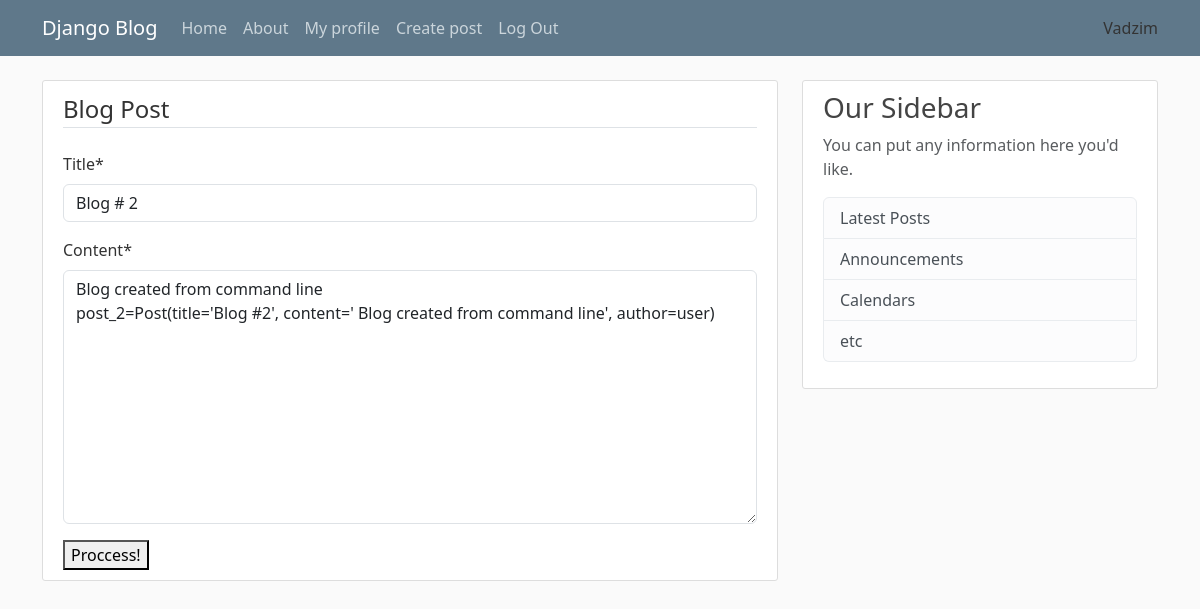
Page /post/2/update/ (signed in) on the committed database.
### blog/models.py (models this page shows, shortened)
class Post(models.Model):
    title = models.CharField(max_length=100)
    content=models.TextField()
    date_posted = models.DateTimeField(default=timezone.now)
    author = models.ForeignKey(User,  on_delete = models.CASCADE)

### blog/views.py (the view, shortened to what this page needs)
# urls.py: path('post/<pk>/update/', views.Update_post.as_view(), name = 'update-post'),
class Update_post(LoginRequiredMixin, UserPassesTestMixin, UpdateView):
    model = Post
    fields = ['title', 'content']
    def test_func(self):
        post = self.get_object()
        if self.request.user == post.author:
            return True
        return False

### blog/templates/blog/post_form.html (shortened to what this page needs)
{% extends "blog/base.html" %}
{% load crispy_forms_tags %}
{% block content %}
    <div class="content-section">
        <form method="POST">
            <fieldset class="form-group">
                <legend class="border-bottom mb-4">Blog Post</legend>
                {{ form|crispy }}
            </fieldset>
            <div class="form-group">
                <button btn btn-outline-info type="submit">Proccess!</button>
            </div>
        </form>
    </div>
{% endblock content %}

### blog/templates/blog/base.html (shortened to what this page needs)
{% load static %}
<!DOCTYPE html>
<html>
<head>
    <link href="https://cdn.jsdelivr.net/npm/bootstrap@5.3.1/dist/css/bootstrap.min.css" rel="stylesheet"
>
    <link rel="stylesheet" type="text/css" href="{% static 'blog/main.css' %}">
</head>
<body>
    <header class="site-header">
        <nav class="navbar navbar-expand-md navbar-dark bg-steel fixed-top">
            <div class="container">
                <a class="navbar-brand mr-4" href="{% url 'blog-home' %}">Django Blog</a>
                <div class="collapse navbar-collapse" id="navbarToggle">
                    <div class="navbar-nav mr-auto">
                        <a class="nav-item nav-link" href="{% url 'blog-home' %}">Home</a>
                        <a class="nav-item nav-link" href="{% url 'blog-about' %}">About</a>
                    </div>
                    {% if not user.is_authenticated %}
                    <div class="navbar-nav">
                        <a class="nav-item nav-link" href="{% url 'login' %}">Login</a>
                        <a class="nav-item nav-link" href=" {% url 'userregister' %}">Register</a>
                    </div>
                    {% else %}
                    <div class="navbar-nav">
                        <a class="nav-item nav-link" href="{% url 'profil'|slugify %}">My profile</a>
                        <a class="nav-item nav-link" href="{% url 'create-post' %}">Create post</a>
                        <a class="nav-item nav-link" href=" {% url 'logout' %}">Log Out</a>
                    </div>
                    {% endif %}
                </div>
                {{ user.username }}
            </div>
        </nav>
    </header>
    <main role="main" class="container">
        <div class="row">
            <div class="col-md-8">
                {% block content %}{% endblock %}
            </div>
            <div class="col-md-4">
                <div class="content-section">
                    <h3>Our Sidebar</h3>
                    <p class='text-muted'>You can put any information here you'd like.
                    <ul class="list-group">
                        <li class="list-group-item list-group-item-light">Latest Posts</li>
                        <li class="list-group-item list-group-item-light">Announcements</li>
                        <li class="list-group-item list-group-item-light">Calendars</li>
                        <li class="list-group-item list-group-item-light">etc</li>
                    </ul>
                    </p>
                </div>
            </div>
        </div>
    </main>
</body>
</html>

### blog/static/blog/main.css (style rules this page uses)
body { background: #fafafa; color: #333333; margin-top: 5rem; }
h1, h2, h3, h4, h5, h6 { color: #444444; }
ul { margin: 0; }
.bg-steel { background-color: #5f788a; }
.site-header .navbar-nav .nav-link { color: #cbd5db; }
.content-section { background: #ffffff; padding: 10px 20px; border: 1px solid #dddddd; border-radius: 3px; margin-bottom: 20px; }

### rows in the picture
Post: title "Blog # 2", content "Blog created from command line post_2=Post(title='Blog #2', content=' Blog created from command line', author=user)"

### other values in the picture
{{ user.username }} "Vadzim"
